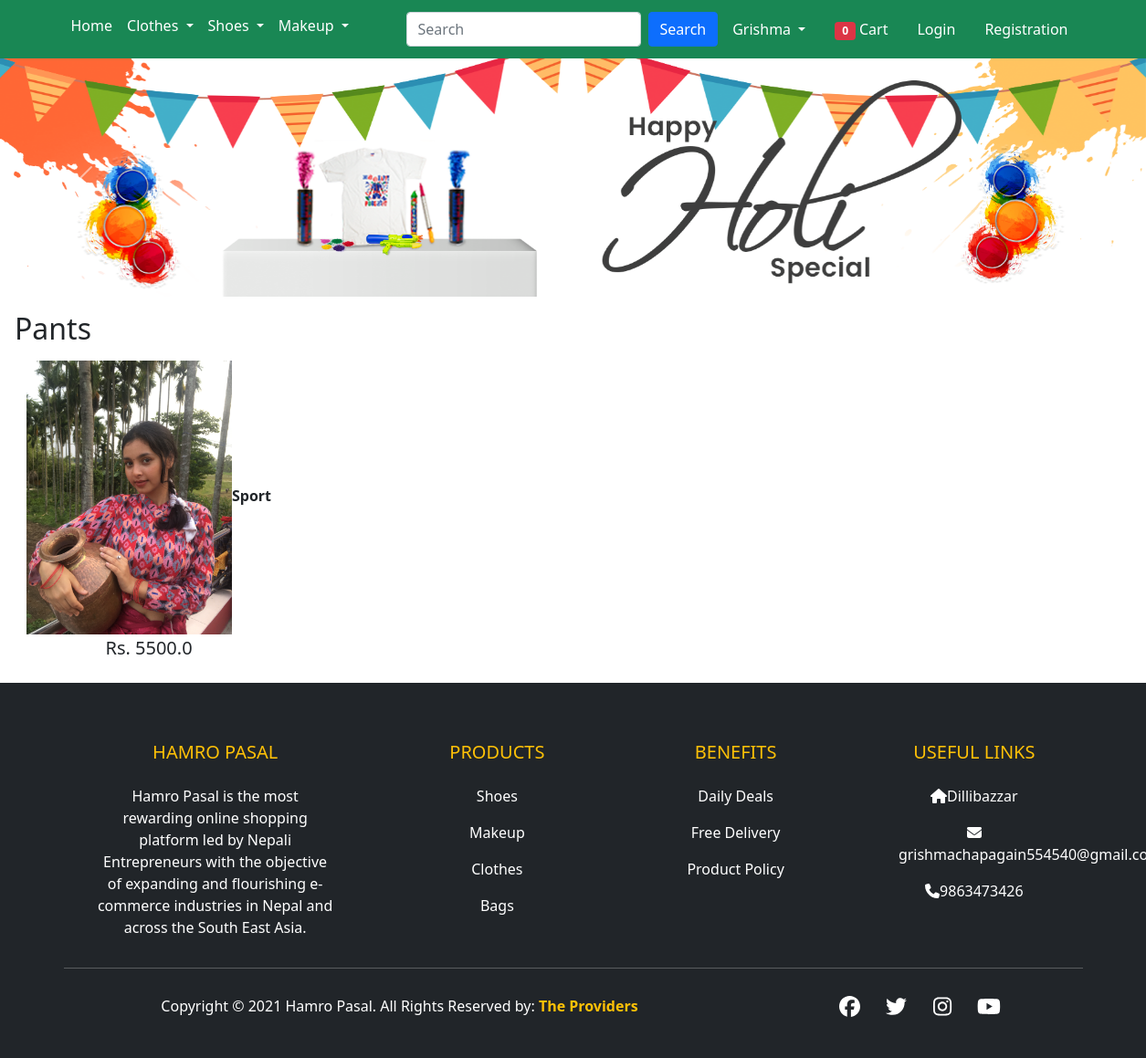
The app's page /, older data.
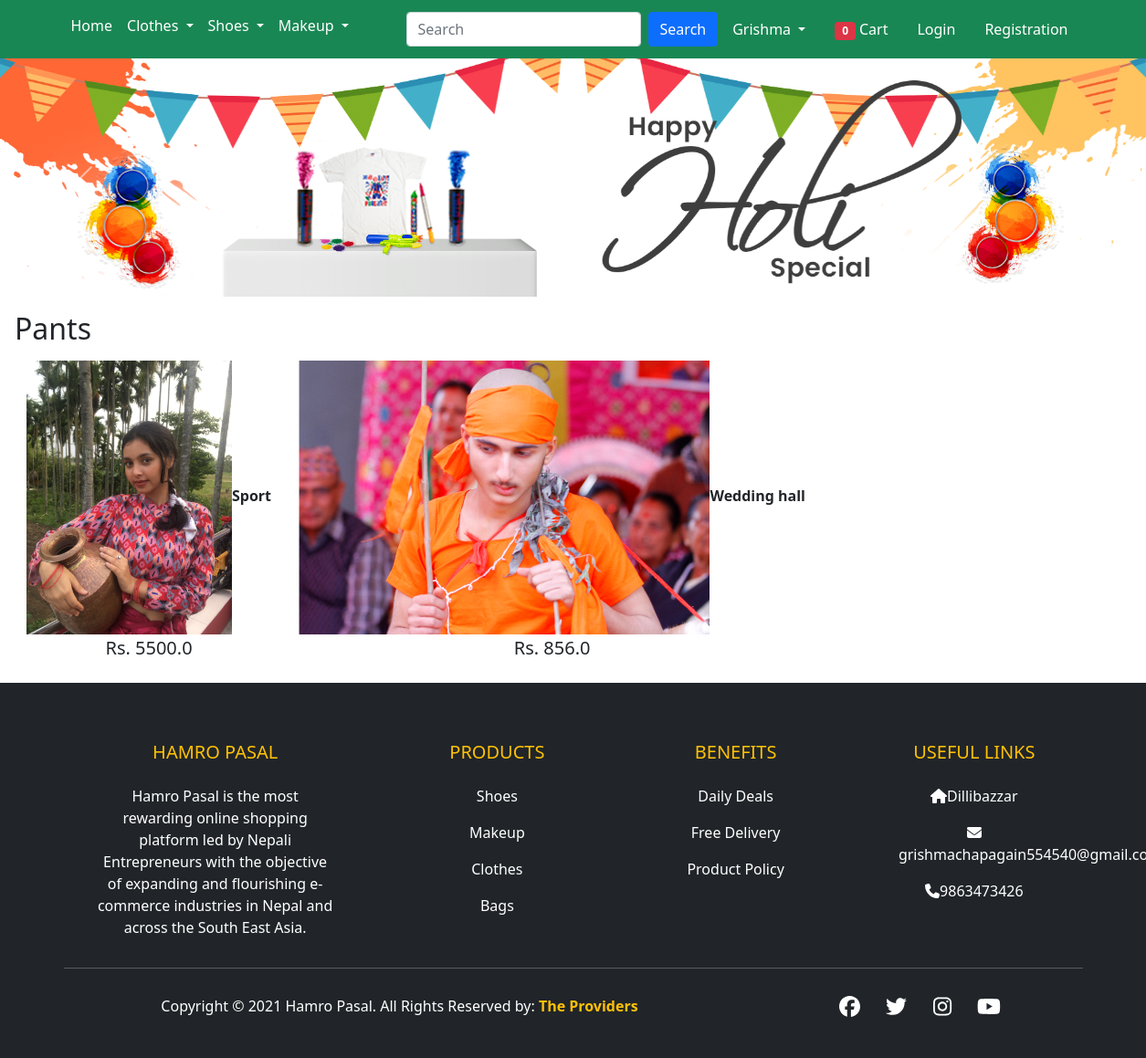
The same page, newer data.
### products/models.py (models this page shows, shortened)
class Product(models.Model):
    title = models.CharField(max_length=100)
    Price = models.FloatField()
    Selling_Price= models.FloatField()
    Description = models.TextField()
    Manufacturer = models.CharField(max_length=100)
    category = models.CharField(choices=PASAL_CHOICES, max_length=2)
    Image = models.ImageField(upload_to='productimg')

### products/views.py (the view)
# urls.py: path('', views.ProductView.as_view(), name='home'),
class ProductView(View):
    def get(self, request):
        totalitem = 0
        Bh = Product.objects.filter(category="BS")
        GT = Product.objects.filter(category="G")
        LD = Product.objects.filter(category="L")
        CM = Product.objects.filter(category="C")
        Pant= Product.objects.filter(category="P")
        Ss= Product.objects.filter(category="T")
        if request.user.is_authenticated:
            totalitem = len(Cart.objects.filter(user=request.user))
        return render(request, 'pr/home.html', { 'LD': LD,'GT': GT,'CM': CM ,'Bh':Bh,'Pant':Pant,'Ss':Ss,'totalitem': totalitem})

### products/templates/pr/home.html (shortened to what this page needs)
{% extends 'pr/base.html' %}
{% load static %}
{% block banner_slider %}
<div id="carouselExampleControls" class="carousel slide" data-bs-ride="carousel">
  <div class="carousel-inner">
    <div class="carousel-item active">
      <img src="{% static 'all/images/banner/holi.png' %}" class="d-block w-100" alt="...">
    </div>
  </div>
  <a class="carousel-control-prev" href="#carouselExampleControls" role="button" data-bs-slide="prev">
    <span class="carousel-control-prev-icon" aria-hidden="true"></span>
  </a>
  <a class="carousel-control-next" href="#carouselExampleControls" role="button" data-bs-slide="next">
    <span class="carousel-control-next-icon" aria-hidden="true"></span>
  </a>
</div>
{% endblock banner_slider %}
{% block main-content %}
<div class="m-3">
  <h2>Pants</h2>
  <div>
  {% for f in Pant %}
   <a href="{% url 'product-detail' f.id %}" class="btn"><div class="item"><img src="{{f.Image.url}}" alt="not" height="300px"><span class="fw-bold">{{f.title}}</span><br><span class="fs-5">Rs. {{f.Selling_Price}}</span></div></a>
   {% endfor %}
 </div>
 </div>
{% endblock main-content %}

Row changes from the older to the newer data that the page shows:
added Product: Image (picture), title "Wedding hall", Selling_Price "856.0"
